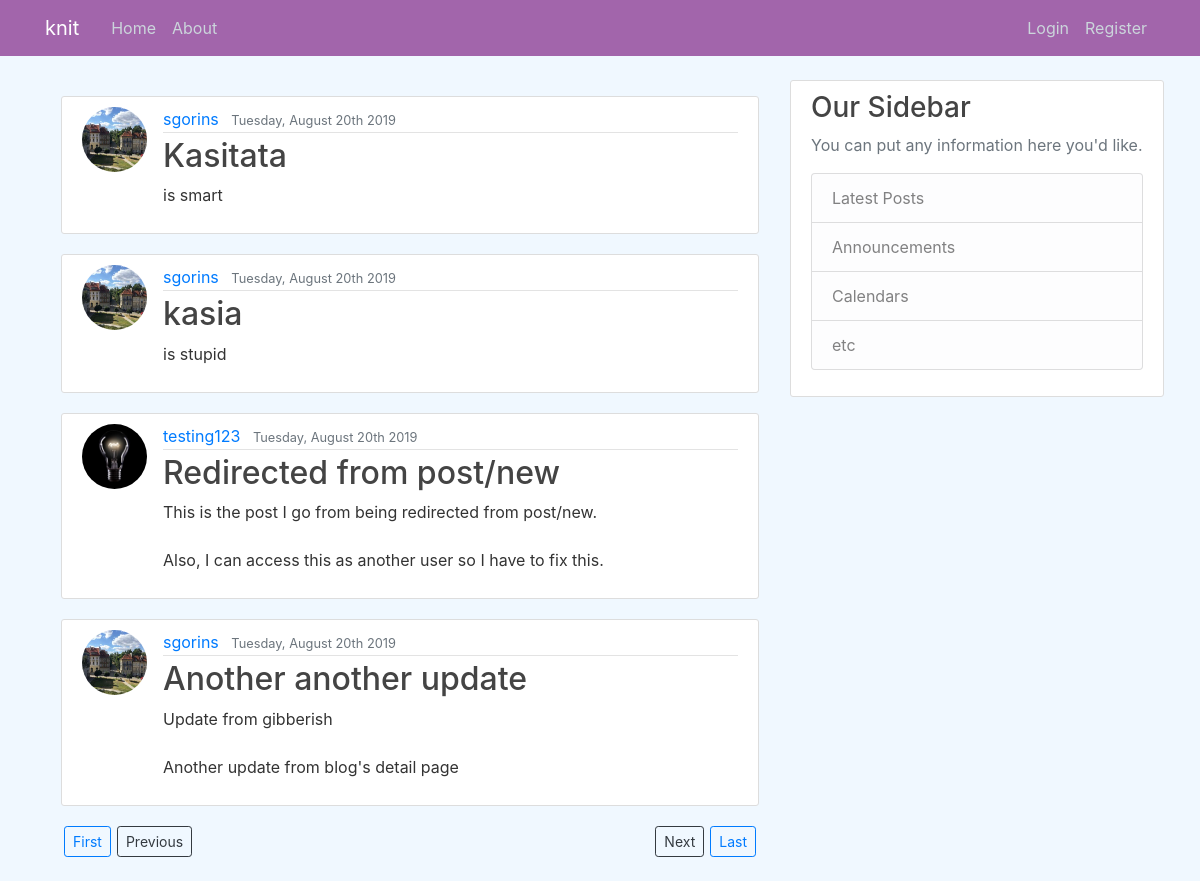
Screenshot of /?page=2 with the database file from the repository.
### blog/models.py (models this page shows, shortened)
class Post(models.Model):    # inherits from django.db.models
    title= models.CharField(max_length=100)
    content=models.TextField()
    date_posted = models.DateTimeField(default=timezone.now) # we only want to pass the function closure to default, not timezone.now() or it would evaluate the function once and keep that value
    author = models.ForeignKey(User, on_delete=models.CASCADE) # on_delete means if User is deleted, then what happens --> well for models.CASCADE means that everything they did is deleted too, but not the other way around

### users/models.py (models this page shows, shortened)
class Profile(models.Model):
    user = models.OneToOneField(User, on_delete=models.CASCADE) #  models.CASCADE: if we delete the profile, we don't delete the user, but if we delete the user, we delete the profile
    bio = models.TextField(default='Enter bio here!')
    hobby = models.CharField(default='Any hobbies?', max_length=100)
    image = models.ImageField(default='default.jpg', upload_to='profile_pics')

### blog/views.py (the view)
# urls.py: path('', PostListView.as_view(), name='blog-home'),
class PostListView(ListView):
    model = Post
    template_name = 'blog/home.html'# the kind of template that the generic class-based view looks for: <app>/<model>_<viewtype>.html
    context_object_name = 'posts'
    ordering = ['-date_posted']
    paginate_by = 4

### blog/templates/blog/home.html (shortened to what this page needs)
{% extends "blog/base.html" %}
{% block content %}
  {% for post in posts %}
    <article class="media content-section">
      <img class="rounded-circle article-img" src={{ post.author.profile.image.url }}> </img>
      <div class="media-body">
        <div class="article-metadata">
          <a class="mr-2" href="#">{{ post.author }}</a>
          <small class="text-muted">{{ post.date_posted|date:"l, F dS Y" }}</small>
        </div>
        <h2><a class="article-title" href="{% url 'post-detail' post.id %}">{{ post.title }}</a></h2>
        <p class="article-content">{{ post.content }}</p>
      </div>
    </article>
  {% endfor %}
  {% if is_paginated %}
    {% if page_obj.has_previous %}
      <a style="float:left; margin: 0px 3px 0px 3px;" class="btn btn-outline-primary btn-sm mb-4" href="?page=1"> First </a>
      <a style="float:left; margin: 0px 3px 0px 3px" class="btn btn-outline-dark btn-sm mb-4" href="?page={{ page_obj.previous_page_number }}"> Previous </a>
    {% endif %}
    {% if page_obj.has_next %}
      <a style="float:right; margin: 0px 3px 0px 3px" class="btn btn-outline-primary btn-sm mb-4" href="?page={{ page_obj.paginator.num_pages }}"> Last </a>
      <a style="float:right; margin: 0px 3px 0px 3px;" class="btn btn-outline-dark btn-sm" href="?page={{ page_obj.next_page_number }}"> Next </a>
      {% endif %}
  {% endif %}
{% endblock content %}

### blog/static/blog/main.css (style rules this page uses)
body { background: #fafafa; color: #333333; margin-top: 5rem; }
h1, h2, h3, h4, h5, h6 { color: #444444; }
.content-section { background: #ffffff; padding: 10px 20px; border: 1px solid #dddddd; border-radius: 3px; margin-bottom: 20px; }
.article-title { color: #444444; }
.article-content { white-space: pre-line; }
.article-img { height: 65px; width: 65px; margin-right: 16px; }
.article-metadata { padding-bottom: 1px; margin-bottom: 4px; border-bottom: 1px solid #e3e3e3 }

### rows the page displays
Post: author.profile.image (picture), author "sgorins", date_posted "Tuesday, August 20th 2019", title "Kasitata", content "is smart"
Post: author.profile.image (picture), author "sgorins", date_posted "Tuesday, August 20th 2019", title "kasia", content "is stupid"
Post: author.profile.image (placeholder picture), author "testing123", date_posted "Tuesday, August 20th 2019", title "Redirected from post/new", content "This is the post I go from being redirected from post/new. Also, I can access this as another user so I have to fix this."
Post: author.profile.image (picture), author "sgorins", date_posted "Tuesday, August 20th 2019", title "Another another update", content "Update from gibberish Another update from blog's detail page"
